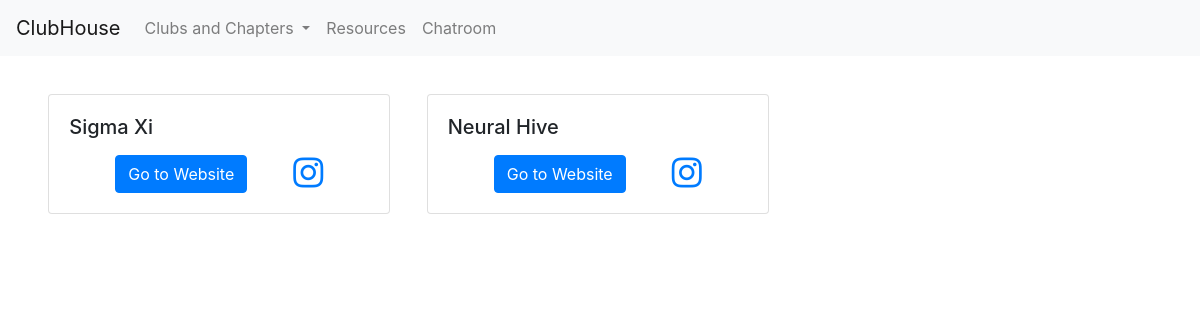
/clubs/, run on an earlier commit of the app's database.
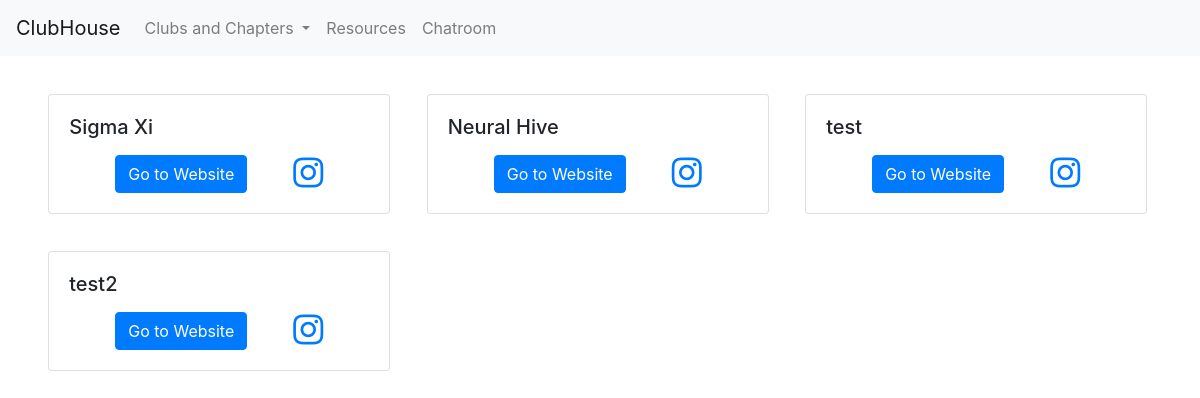
And on a later commit of the database.
### clubs/models.py (models this page shows, shortened)
class ClubAccount(models.Model):
    club_name       = models.CharField(null=False, default='', max_length=1000, primary_key=True)
    club_website    = models.URLField(null=True)
    ig_url          = models.URLField(null=True)
    club_email      = models.EmailField(null=True, unique=True, blank=True)
    logo_url        = models.URLField(default='', null=True, blank=True)
    club_logo       = models.ImageField(upload_to=path_and_rename_logos, default='', null=True, storage=gd_storage, blank=True)

### clubs/views.py (the view)
# urls.py: path('', views.index, name='index'),
def index(request):
    instance = ClubAccount.objects.all()
    param = {'objects': instance}
    return render(request, 'clubs/index.html',param)

### clubs/templates/clubs/index.html (shortened to what this page needs)
<!doctype html>
<html lang="en">
<head>
    <link rel="stylesheet" href="https://stackpath.bootstrapcdn.com/bootstrap/4.5.0/css/bootstrap.min.css"
>
    <link rel="stylesheet" href="https://cdnjs.cloudflare.com/ajax/libs/font-awesome/4.7.0/css/font-awesome.min.css">
</head>
<body>
    <nav class="navbar navbar-expand-lg navbar-light bg-light sticky-top">
        <a class=" navbar-brand" href="/">ClubHouse</a>
        <div class="collapse navbar-collapse" id="navbarSupportedContent">
            <ul class="navbar-nav mr-auto">
                <li class="nav-item dropdown">
                    <a class="nav-link dropdown-toggle" href="#" id="navbarDropdown" role="button"
                        data-toggle="dropdown" aria-haspopup="true" aria-expanded="false">
                        Clubs and Chapters
                    </a>
                </li>
                <li class="nav-item">
                    <a class="nav-link" href="/resources/">Resources</a>
                </li>
                <li class="nav-item">
                    <a class="nav-link" href="/chatroom/">Chatroom</a>
                </li>
            </ul>
        </div>
    </nav>
    <div class="container box">
        <div class='row'>
            {% for i in objects %}
            <div class="card" style="width: 18rem;">
                <div class="card-body">
                  <h5 class="card-title">{{i.club_name}}</h5>
                  <div class = 'icon'>
                      <a href="{{i.club_website}}" class="btn btn-primary">Go to Website</a>
                      <a href="{{i.ig_url}}" class = 'fa fa-instagram inst_icon'></a>
                </div>
                </div>
              </div>
              {% if forloop.counter|divisibleby:3 %}
              </div>
              <div class='row'>
                {% endif %}
            {% endfor %}
            </div>
    </div>
</body>
</html>

### clubs/templates/clubs/index.html (style rules this page uses)
.collapse { transition-delay: 1s; }
.box { margin:20px auto 10px auto; }
.inst_icon { font-size : 35px; }
.icon { display:flex; justify-content: space-evenly; }
.card { width:30%!important; margin:1.6%; }

What changed in the data, as far as the page shows it:
added ClubAccount: club_name "test"
added ClubAccount: club_name "test2"
